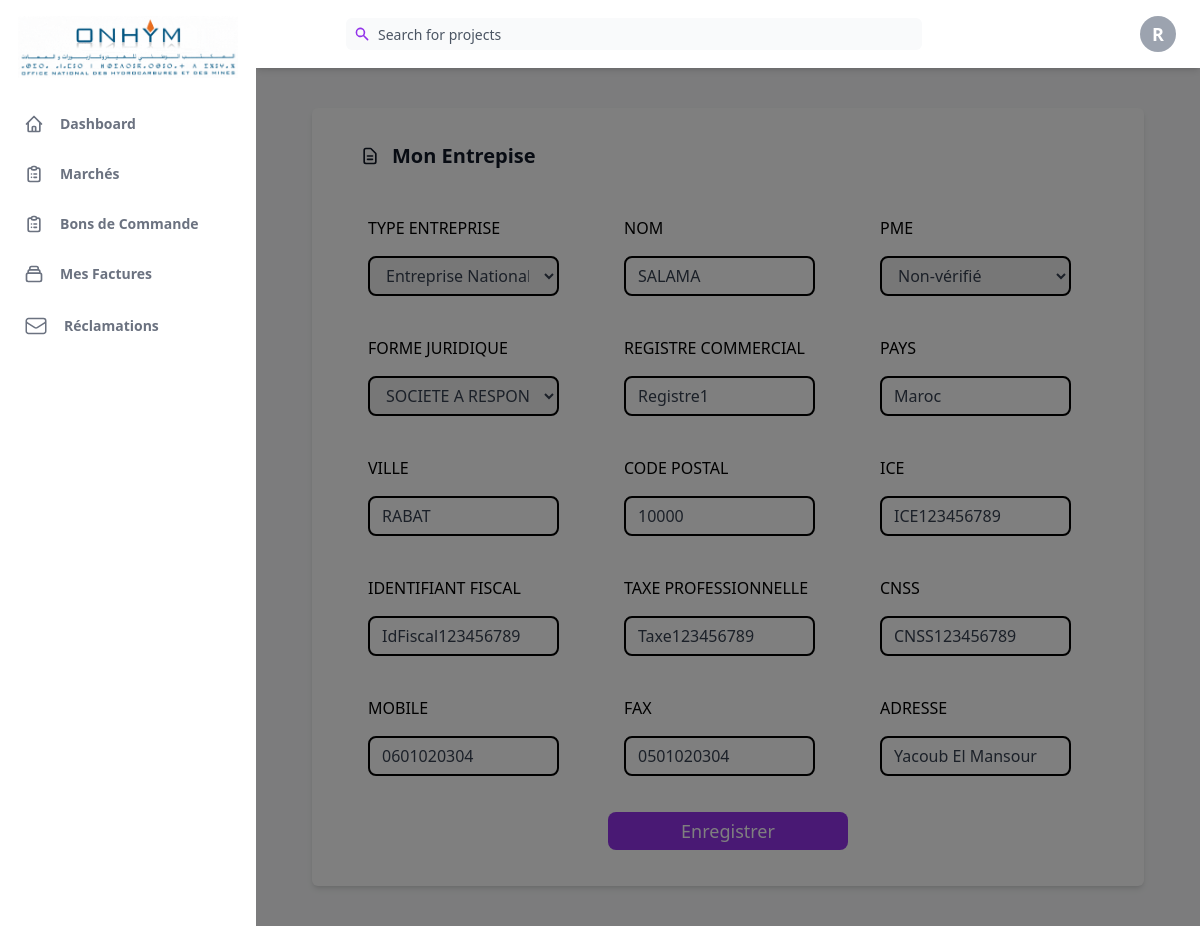
Screenshot of /src/app/Views/EspaceFournisseur/EditEntreprise.php (signed in) with the database file from the repository.
### tables this page shows
CREATE TABLE `fournisseur` (
  `IDFOURNISSEUR` int(11) NOT NULL,
  `CIN` varchar(10) NOT NULL,
  `NOM` varchar(50) NOT NULL,
  `PRENOM` varchar(50) NOT NULL,
  `EMAIL` varchar(50) NOT NULL,
  `PHONE` varchar(10) NOT NULL,
  `PASSWD` varchar(1500) NOT NULL,
  `FAX` varchar(10) NOT NULL,
  `TYPEPERSONNE` varchar(20) NOT NULL,
  `TYPEFOURNISSEUR` tinyint(1) NOT NULL,
  `VALIDÉ` tinyint(1) NOT NULL
);

CREATE TABLE `entreprise` (
  `IDE` int(11) NOT NULL,
  `IDFOURNISSEUR` int(11) NOT NULL,
  `TYPEE` varchar(20) NOT NULL,
  `NOM` varchar(50) NOT NULL,
  `PME` tinyint(1) NOT NULL,
  `FORMEJURIDIQUE` varchar(30) NOT NULL,
  `REGISTRECOMMERCIAL` varchar(20) NOT NULL,
  `PAYS` varchar(50) NOT NULL,
  `VILLE` varchar(50) NOT NULL,
  `CODEPOSTAL` varchar(5) NOT NULL,
  `ICE` varchar(50) NOT NULL,
  `IDENTIFIANTFISCAL` varchar(50) NOT NULL,
  `TAXEPROFESSIONNELLE` varchar(50) NOT NULL,
  `CNSS` varchar(50) NOT NULL,
  `PHONEE` varchar(10) NOT NULL,
  `FAX` varchar(10) NOT NULL,
  `ADRESSE` varchar(100) NOT NULL
);

### src/app/Views/EspaceFournisseur/EditEntreprise.php (the view, shortened to what this page needs)
<?php
include_once '../../Config/Database.php';
?>
<!DOCTYPE html>
<html :class="{ 'theme-dark': dark }" x-data="data()" lang="en">
<head>
    <link rel="stylesheet" href="https://cdnjs.cloudflare.com/ajax/libs/Chart.js/2.9.3/Chart.min.css" />
    <script src="https://cdn.tailwindcss.com"></script>
</head>
<body>
    <?php
    $IDFOURNISSEUR = $_SESSION['IDFOURNISSEUR'];
    $fournisseur = mysqli_fetch_row(mysqli_query($conn, "SELECT * FROM fournisseur WHERE IDFOURNISSEUR='$IDFOURNISSEUR'"));
    $entreprise = mysqli_fetch_row(mysqli_query($conn, "SELECT * FROM entreprise WHERE IDFOURNISSEUR='$IDFOURNISSEUR'"));
    ?>
    <div class="flex h-screen bg-gray-50" :class="{ 'overflow-hidden': isSideMenuOpen }">
        <aside class="z-20 hidden w-64 overflow-y-auto bg-white md:block flex-shrink-0">
            <div class="py-4 text-gray-500">
                <a class="flex justify-center" href="../">
                    <img src="../../assets/images/logo-ONHYM.png" width="220" alt="Logo ONHYM">
                </a>
                <ul class="mt-6">
                    <li class="relative px-6 py-3">
                        <a class="inline-flex items-center w-full text-sm font-semibold transition-colors duration-150 hover:text-gray-800" href="Accueil.php">
                            <span class="ml-4">Dashboard</span>
                        </a>
                    </li>
                </ul>
                <ul>
                    <li class="relative px-6 py-3">
                        <a class="inline-flex items-center w-full text-sm font-semibold transition-colors duration-150 hover:text-gray-800" href="Marche.php">
                            <span class="ml-4">Marchés</span>
                        </a>
                    </li>
                    <li class="relative px-6 py-3">
                        <a class="inline-flex items-center w-full text-sm font-semibold transition-colors duration-150 hover:text-gray-800" href="BonDeCommande.php">
                            <span class="ml-4">Bons de Commande</span>
                        </a>
                    </li>
                    <li class="relative px-6 py-3">
                        <a class="inline-flex items-center w-full text-sm font-semibold transition-colors duration-150 hover:text-gray-800" href="Facture.php">
                            <span class="ml-4">Mes Factures</span>
                        </a>
                    </li>
                    <li class="relative px-6 py-3">
                        <a class="inline-flex items-center w-full text-sm font-semibold transition-colors duration-150 hover:text-gray-800" href="Réclamations.php">
                            <span class="ml-4">Réclamations</span>
                        </a>
                    </li>
                </ul>
            </div>
        </aside>
        <div x-show="isSideMenuOpen" x-transition:enter="transition ease-in-out duration-150" x-transition:enter-start="opacity-0" x-transition:enter-end="opacity-100" x-transition:leave="transition ease-in-out duration-150" x-transition:leave-start="opacity-100" x-transition:leave-end="opacity-0" class="fixed inset-0 z-10 flex items-end bg-black bg-opacity-50 sm:items-center sm:justify-center"></div>
        <div class="flex flex-col flex-1 w-full">
            <header class="z-10 py-4 bg-white shadow-md dark:bg-gray-800">
                <div class="container flex items-center justify-between h-full px-6 mx-auto text-purple-600">
                    <div class="flex justify-center flex-1 lg:mr-32">
                        <div class="relative w-full max-w-xl mr-6 focus-within:text-purple-500">
                            <div class="absolute inset-y-0 flex items-center pl-2">
                                <svg class="w-4 h-4" aria-hidden="true" fill="currentColor" viewBox="0 0 20 20">
                                    <path fill-rule="evenodd" d="M8 4a4 4 0 100 8 4 4 0 000-8zM2 8a6 6 0 1110.89 3.476l4.817 4.817a1 1 0 01-1.414 1.414l-4.816-4.816A6 6 0 012 8z" clip-rule="evenodd"></path>
                                </svg>
                            </div>
                            <input class="w-full h-8 pl-8 pr-2 text-sm text-gray-700 placeholder-gray-600 bg-gray-50 border-0 rounded-md focus:placeholder-gray-700 focus:bg-gray-200 focus:border-purple-900 form-input" type="text" placeholder="Search for projects" aria-label="Search" />
                        </div>
                    </div>
                    <ul class="flex items-center flex-shrink-0 space-x-6">
                        <li class="relative">
                            <button class="align-middle w-9 h-9 rounded-full bg-gray-400 text-lg text-white font-semibold focus:shadow-outline-purple focus:outline-none" @click="toggleProfileMenu" @keydown.escape="closeProfileMenu" aria-label="Account" aria-haspopup="true">
                                <?php echo substr($fournisseur[2], 0, 1); ?>
                            </button>
                        </li>
                    </ul>
                </div>
            </header>
            <main class="h-full overflow-y-auto">
                <div class="w-full  px-14 py-10">
                    <div class="bg-white px-8 shadow-md rounded-md py-5">
                        <div>
                            <div class="flex items-center space-x-2 text-xl font-semibold text-gray-900 leading-8 px-4 py-3">
                                <span clas="text-green-500">
                                    <svg class="h-5" xmlns="http://www.w3.org/2000/svg" fill="none" viewBox="0 0 24 24" stroke="currentColor">
                                        <path stroke-linecap="round" stroke-linejoin="round" stroke-width="2" d="M9 12h6m-6 4h6m2 5H7a2 2 0 01-2-2V5a2 2 0 012-2h5.586a1 1 0 01.707.293l5.414 5.414a1 1 0 01.293.707V19a2 2 0 01-2 2z" />
                                    </svg>
                                </span>
                                <span class="px-1">Mon Entrepise</span>
                            </div>
                            <form method="post" action="../../Service/EditEntrepriseService.php" id="form" class="px-6 py-4 text-base">
                                <div class="grid grid-cols-3 gap-x-12 gap-y-6">
                                    <div>
                                        <h4 class="py-4">TYPE ENTREPRISE </h4>
                                        <select class="w-11/12 rounded-lg border-2 border-black px-3 text-gray-700 h-10" name="Type" required>
                                            <option value="EN" <?php echo ($entreprise[2] == 'EN') ? "selected" : "" ?>>Entreprise Nationale</option>
                                        </select>
                                    </div>
                                    <div>
                                        <h4 class="py-4">NOM</h4>
                                        <input class="w-11/12 rounded-lg border-2 border-black px-3 text-gray-700 h-10" type="text" name="Nom" value="<?php echo $entreprise[3]; ?>" required>
                                    </div>
                                    <div>
                                        <h4 class="py-4">PME</h4>
                                        <select class="w-11/12 rounded-lg border-2 border-black px-3 text-gray-700 h-10" name="PME">
                                            <option value="0" <?php echo ($entreprise[4] == '0') ? "selected" : "" ?>>Non-vérifié</option>
                                        </select>
                                    </div>
                                    <div>
                                        <h4 class="py-4">FORME JURIDIQUE</h4>
                                        <select class="w-11/12 rounded-lg border-2 border-black px-3 text-gray-700 h-10" name="Forme_Juridique">
                                            <option value="SARL" <?php echo ($entreprise[5] == 'SARL') ? "selected" : "" ?>>SOCIETE A RESPONSABILITE LIMITEE (SARL)</option>
                                        </select>
                                    </div>
                                    <div>
                                        <h4 class="py-4">REGISTRE COMMERCIAL</h4>
                                        <input class="w-11/12 rounded-lg border-2 border-black px-3 text-gray-700 h-10" type="text" name="Registre_Commercial" value="<?php echo $entreprise[6]; ?>" required>
                                    </div>
                                    <div>
                                        <h4 class="py-4">PAYS</h4>
                                        <input class="w-11/12 rounded-lg border-2 border-black px-3 text-gray-700 h-10" type="text" name="Pays" value="<?php echo $entreprise[7]; ?>" required>
                                    </div>
                                    <div>
                                        <h4 class="py-4">VILLE</h4>
                                        <input class="w-11/12 rounded-lg border-2 border-black px-3 text-gray-700 h-10" type="text" name="Ville" value="<?php echo $entreprise[8]; ?>" required>
                                    </div>
                                    <div>
                                        <h4 class="py-4">CODE POSTAL</h4>
                                        <input class="w-11/12 rounded-lg border-2 border-black px-3 text-gray-700 h-10" type="text" name="Code_Postal" value="<?php echo $entreprise[9]; ?>" required>
                                    </div>
                                    <div>
                                        <h4 class="py-4">ICE</h4>
                                        <input class="w-11/12 rounded-lg border-2 border-black px-3 text-gray-700 h-10" type="text" name="ICE" value="<?php echo $entreprise[10]; ?>" required>
                                    </div>
                                    <div>
                                        <h4 class="py-4">IDENTIFIANT FISCAL</h4>
                                        <input class="w-11/12 rounded-lg border-2 border-black px-3 text-gray-700 h-10" type="text" name="Identifiant_Fiscal" value="<?php echo $entreprise[11]; ?>" required>
                                    </div>
                                    <div>
                                        <h4 class="py-4">TAXE PROFESSIONNELLE</h4>
                                        <input class="w-11/12 rounded-lg border-2 border-black px-3 text-gray-700 h-10" type="text" name="Taxe_Professionnelle" value="<?php echo $entreprise[12]; ?>" required>
                                    </div>
                                    <div>
                                        <h4 class="py-4">CNSS</h4>
                                        <input class="w-11/12  rounded-lg border-2 border-black px-3 text-gray-700 h-10" type="text" name="CNSS" value="<?php echo $entreprise[13]; ?>" required>
                                    </div>
                                    <div>
                                        <h4 class="py-4">MOBILE</h4>
                                        <input class="w-11/12 rounded-lg border-2 border-black px-3 text-gray-700 h-10" type="text" name="Phonee" value="<?php echo $entreprise[14]; ?>" required>
                                    </div>
                                    <div>
                                        <h4 class="py-4">FAX</h4>
                                        <input class="w-11/12 rounded-lg border-2 border-black px-3 text-gray-700 h-10" type="text" name="Faxe" value="<?php echo $entreprise[15]; ?>" required>
                                    </div>
                                    <div>
                                        <h4 class="py-4">ADRESSE</h4>
                                        <input class="w-11/12 rounded-lg border-2 border-black px-3 text-gray-700 h-10" type="text" name="Adresse" value="<?php echo $entreprise[16]; ?>" required>
                                    </div>
                                </div>
                                <div class="flex justify-center pt-9">
                                    <button class="block w-1/3 px-4 py-2 text-lg font-medium leading-5 text-center text-white transition-colors duration-150 bg-purple-600 border border-transparent rounded-lg active:bg-purple-600 hover:bg-purple-700 focus:outline-none focus:shadow-outline-purple" type="button" onclick="toggleModal('modal-id')">
                                        Enregistrer
                                    </button>
                                </div>
                            </form>
                        </div>
                    </div>
                </div>
            </main>
        </div>
    </div>
</body>
</html>

### rows the page displays
fournisseur: NOM "R"
entreprise: Type "Entreprise Nationale", Nom "SALAMA", PME "Non-vérifié", Forme_Juridique "SOCIETE A RESPONSABILITE LIMITEE (SARL)", Registre_Commercial "Registre1", Pays "Maroc", Ville "RABAT", Code_Postal "10000", ICE "ICE123456789", Identifiant_Fiscal "IdFiscal123456789", Taxe_Professionnelle "Taxe123456789", CNSS "CNSS123456789", Phonee "0601020304", Faxe "0501020304", Adresse "Yacoub El Mansour"
